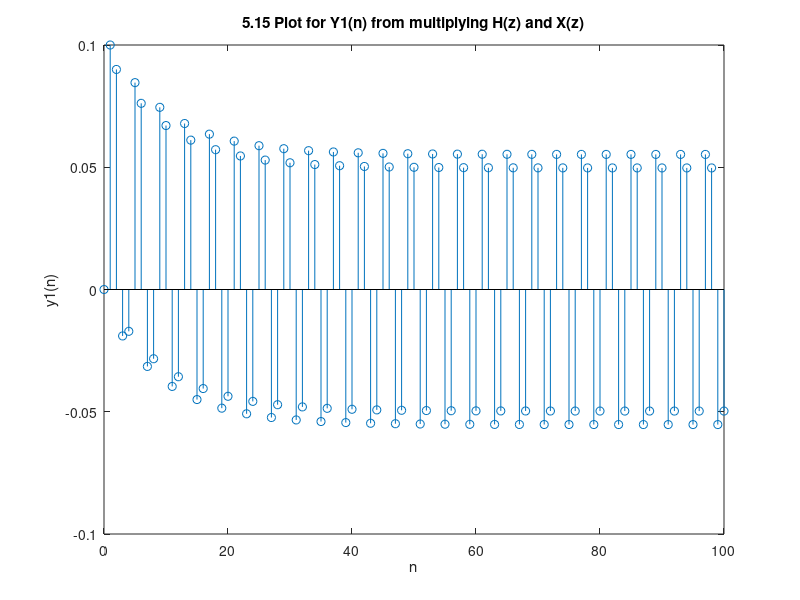
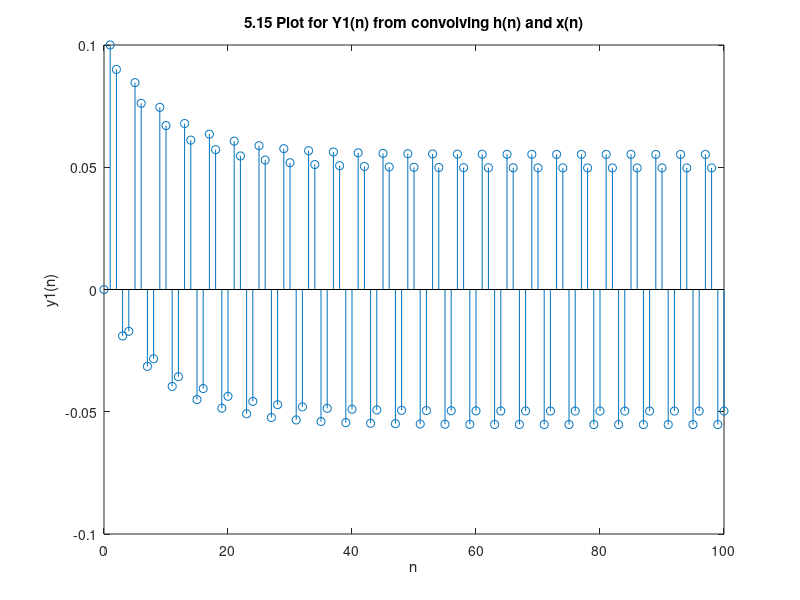
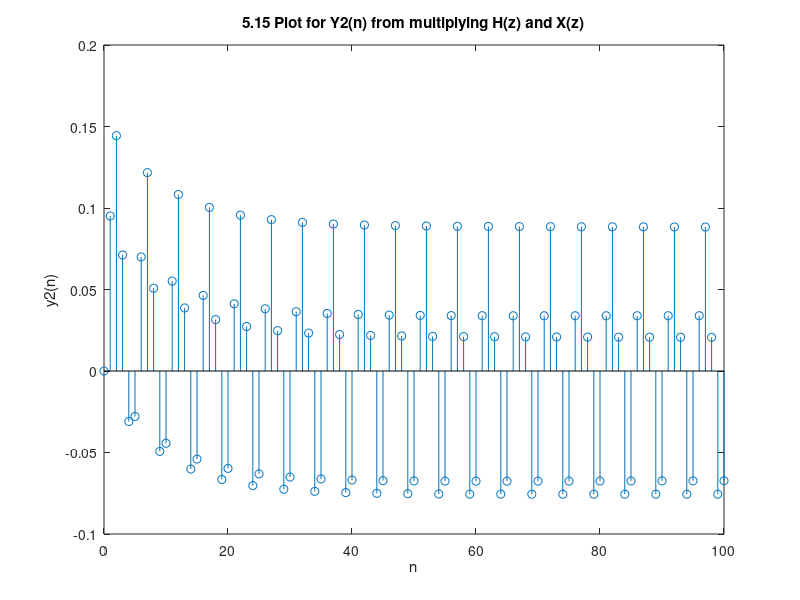
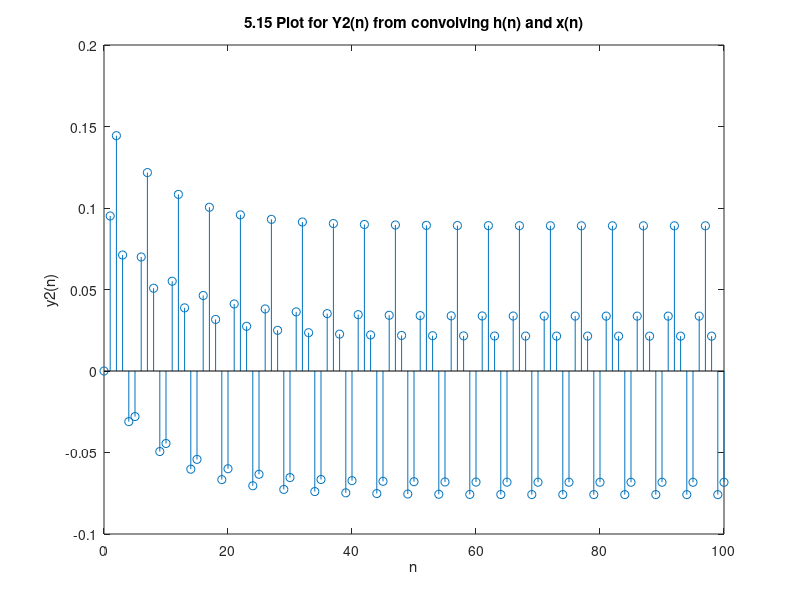

Here is the MATLAB script that generated these plots, in order:
%Author: Brian Wilcox
%Class: EECE 5666
%Date: 1/19/2017
%Assignment: Problem 5.15

clear; clc;
%Define the discrete time range
n = 0:1:100;
%Part 1
%Define the discrete time range
n = 0:1:100;
%define the b(z) coefficients
b = [0 0.1];
%define the a(z) coefficients
a = [1 -0.9 1 -0.9];
%Compute for the impulse input
delta = [1 zeros(1,100)];
%This will compute y(n) by appl
figure(1);

%Solve by Product of H(z) and X(z)
y1 =filter(b,a,delta);
stem(n,y1)
xlabel('n');
ylabel('y1(n)');
title('5.15 Plot for Y1(n) from multiplying H(z) and X(z)');

%h(n)
h = 0.1*(0.9).^n ;
%
x = sin(pi/2.*n);
figure(2);
%Solve by Convolution of h(n) and x(n)
y2=filter(h,1,x);
stem(n,y2)
xlabel('n');
ylabel('y1(n)');
title('5.15 Plot for Y1(n) from convolving h(n) and x(n)');

%Part 2
%Define the discrete time range
n = 0:1:100;
%define the b(z) coefficients
b2 = [0 0.0951];
%define the a(z) coefficients
a2 = [1 -1.518 1.556 -0.9];
%Compute for the impulse input
delta = [1 zeros(1,100)];
figure(3);

%Solve by Product of H(z) and X(z)
y3 =filter(b2,a2,delta);
stem(n,y3)
xlabel('n');
ylabel('y2(n)');
title('5.15 Plot for Y2(n) from multiplying H(z) and X(z)');

%h(n)
h2 = 0.1*(0.9).^n ;
%
x2 = sin(2*pi/5.*n);
figure(4);
%Solve by Convolution of h(n) and x(n)
y4=filter(h2,1,x2);
stem(n,y4)
xlabel('n');
ylabel('y2(n)');
title('5.15 Plot for Y2(n) from convolving h(n) and x(n)');

%Part 3
%Define the discrete time range
n = 0:1:100;
%define the b(z) coefficients
b3 = [0 0.0588];
%define the a(z) coefficients
a3 = [1 -2.518 2.456 -0.9];
%Compute for the impulse input
delta = [1 zeros(1,100)];
figure(5);

%Solve by Product of H(z) and X(z)
y5 =filter(b3,a3,delta);
stem(n,y5)
xlabel('n');
ylabel('y3(n)');
title('5.15 Plot for Y3(n) from multiplying H(z) and X(z)');

%h(n)
h3 = 0.1*(0.9).^n ;
%
x3 = sin(pi/5.*n);
figure(6);
%Solve by Convolution of h(n) and x(n)
y6=filter(h3,1,x3);
stem(n,y6)
xlabel('n');
ylabel('y3(n)');
title('5.15 Plot for Y3(n) from convolving h(n) and x(n)');

%Part 4
%Define the discrete time range
n = 0:1:100;
%define the b(z) coefficients
b4 = [0 0.0309];
%define the a(z) coefficients
a4 = [1 -2.802 2.712 -0.9];
%Compute for the impulse input
delta = [1 zeros(1,100)];
figure(7);

%Solve by Product of H(z) and X(z)
y7 =filter(b4,a4,delta);
stem(n,y7)
xlabel('n');
ylabel('y4(n)');
title('5.15 Plot for Y4(n) from multiplying H(z) and X(z)');

%h(n)
h4 = 0.1*(0.9).^n ;
%
x4 = sin(pi/10.*n);
figure(8);
%Solve by Convolution of h(n) and x(n)
y8=filter(h4,1,x4);
stem(n,y8)
xlabel('n');
ylabel('y4(n)');
title('5.15 Plot for Y4(n) from convolving h(n) and x(n)');


%Part b
 b =  0.1;
 a = [1 -0.9];
 [H,w]=freqz(b,a,100);
 mag = abs(H);
 figure(9);
 plot(w,mag);
 xlabel('w (radians)');
 ylabel('abs(H(w))');
 title('5.15 b Plot of Magnitude of H(w)');
 figure(10);
 phase=angle(H) ;
 plot(w,phase);
 xlabel('w in radians');
 ylabel('Phase(H(w)) in radians');
 title('5.15 b Plot of Phase of H(w)');